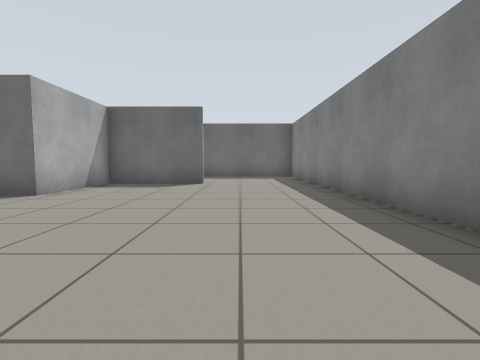
view 1 (above)

16 first-person views from a walk through a Gazebo world. The camera is 0.72 m above the floor, tilts 4° down and sees 85° across. The floor is counted in squares, 1 m on a side. Each view is taken from the middle of a square. On the plan, view 1 faces up. The plan holds only what a view shows up to about 9 squares ahead; the rest is blank.

view 2
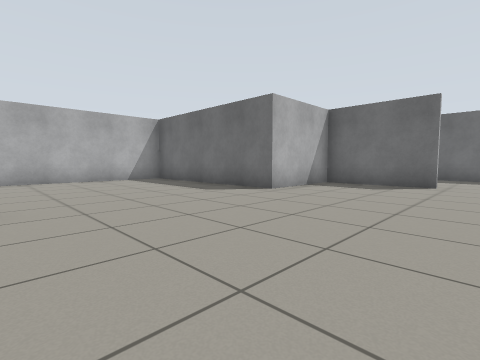

view 3
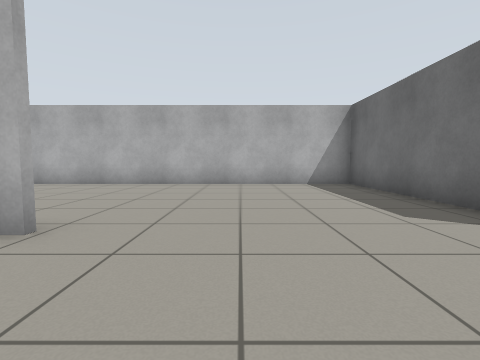

view 4
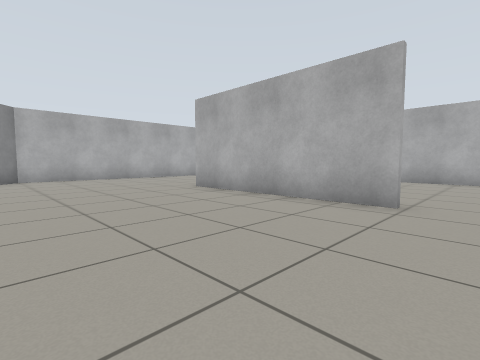

view 5
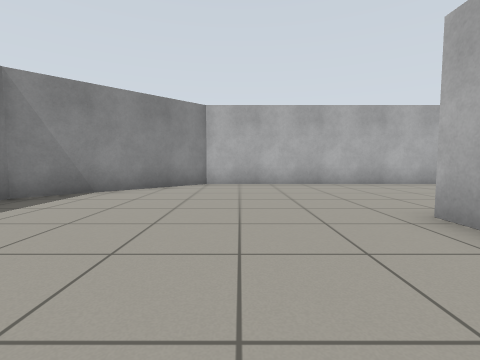

view 6
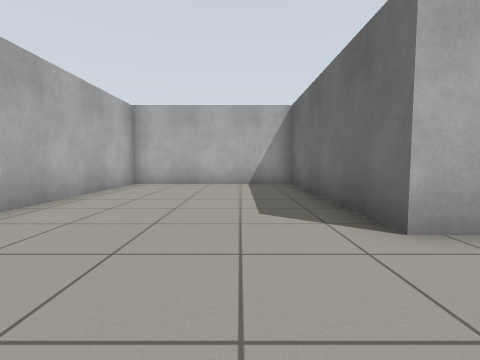

view 7
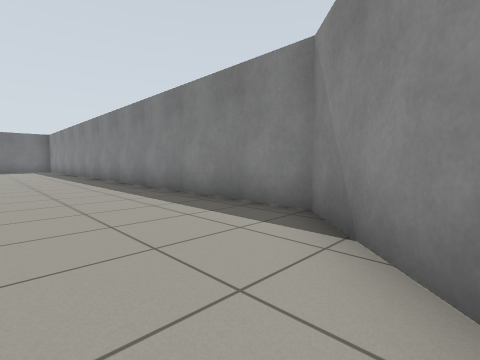

view 8
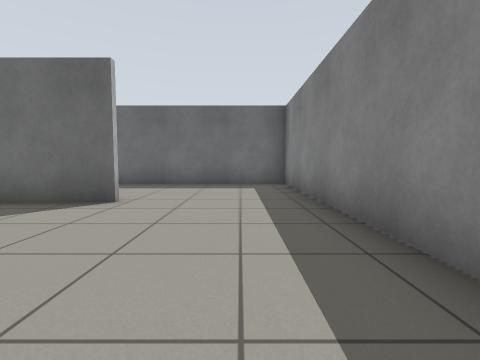

view 9
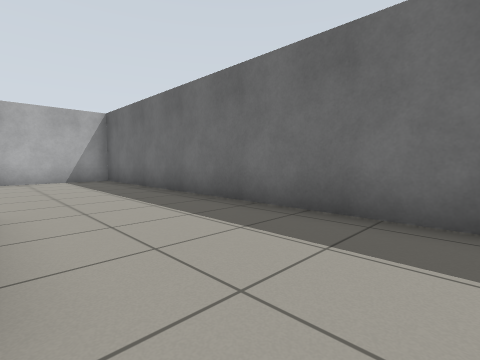

view 10
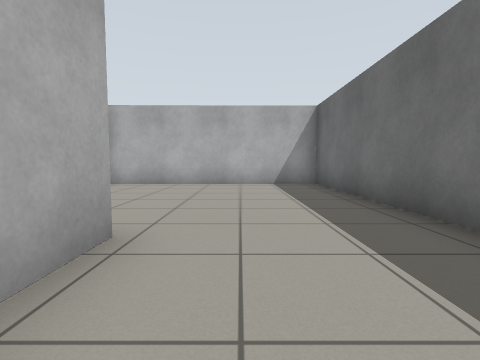

view 11
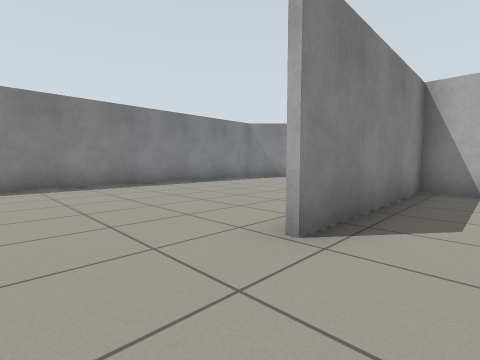

view 12
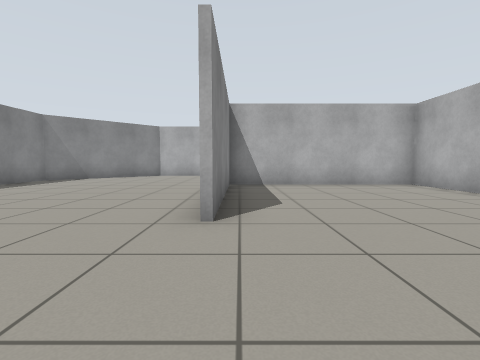

view 13
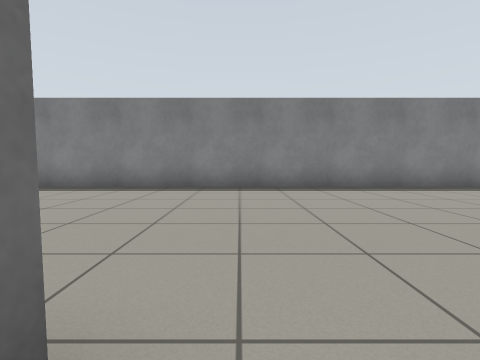

view 14
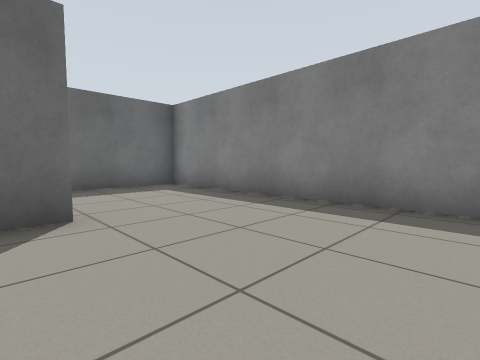

view 15
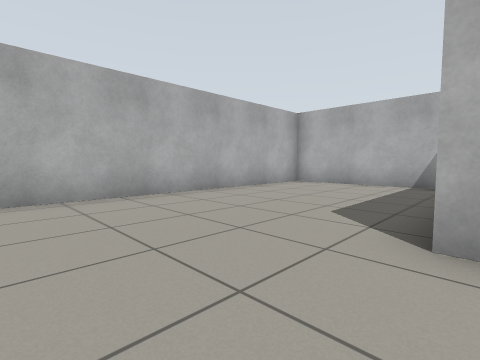

view 16
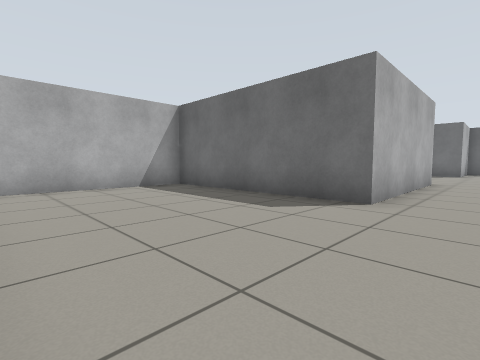

### Floor plan
Points are (right, up) in squares from view 1. A wall is a line through its corners. A room is listed if a view was taken in it or the views show most of it. See-through windows are left out.
Room 1 (views 1, 2, 3, 4, 5, 6, 7, 8, 9, 10, 11, 12, 13, 14, 15, 16)
walls: (-4.5, 0) (-4.5, -5.4) (-10.5, -5.4); (-4.5, 8.8) (-3.2, 8.8); (-1.1, 8.6) (-4.3, 8.6) (-4.3, 5.5) (-10.4, 5.5) (-10.4, -10.4) (-0.9, -10.4) (2.5, -7) (2.5, 12.5) (-10.4, 12.5) (-10.4, 5.7); (-10.5, -5.2) (-4.7, -5.2) (-4.7, 0)

Where each view was taken, in squares from view 1:
view 1: 0 up, 0 right, facing up
view 2: 0 up, 0 right, facing up-left
view 3: 2 up, 2 left, facing left
view 4: 1 up, 0 right, facing down-left
view 5: 2 down, 2 left, facing down
view 6: 7 down, 2 left, facing left
view 7: 9 down, 1 left, facing up-right
view 8: 4 up, 1 right, facing up
view 9: 9 up, 0 right, facing up-left
view 10: 10 up, 2 left, facing left
view 11: 2 up, 6 left, facing down-right
view 12: 3 up, 5 left, facing down
view 13: 5 up, 5 left, facing right
view 14: 5 up, 2 left, facing up-right
view 15: 5 down, 2 left, facing down-left
view 16: 10 down, 3 left, facing up-left
